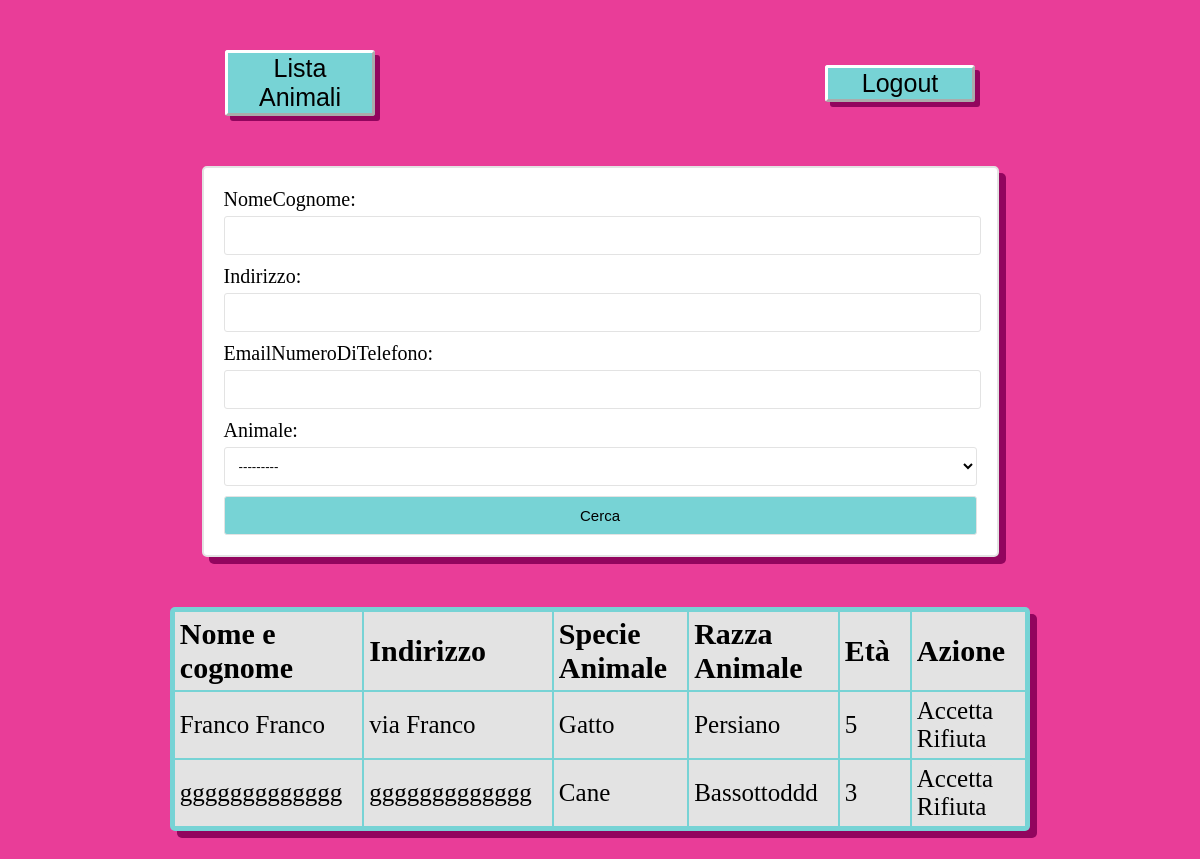
Page /home_amministratore/ (signed in) on the earlier database version.
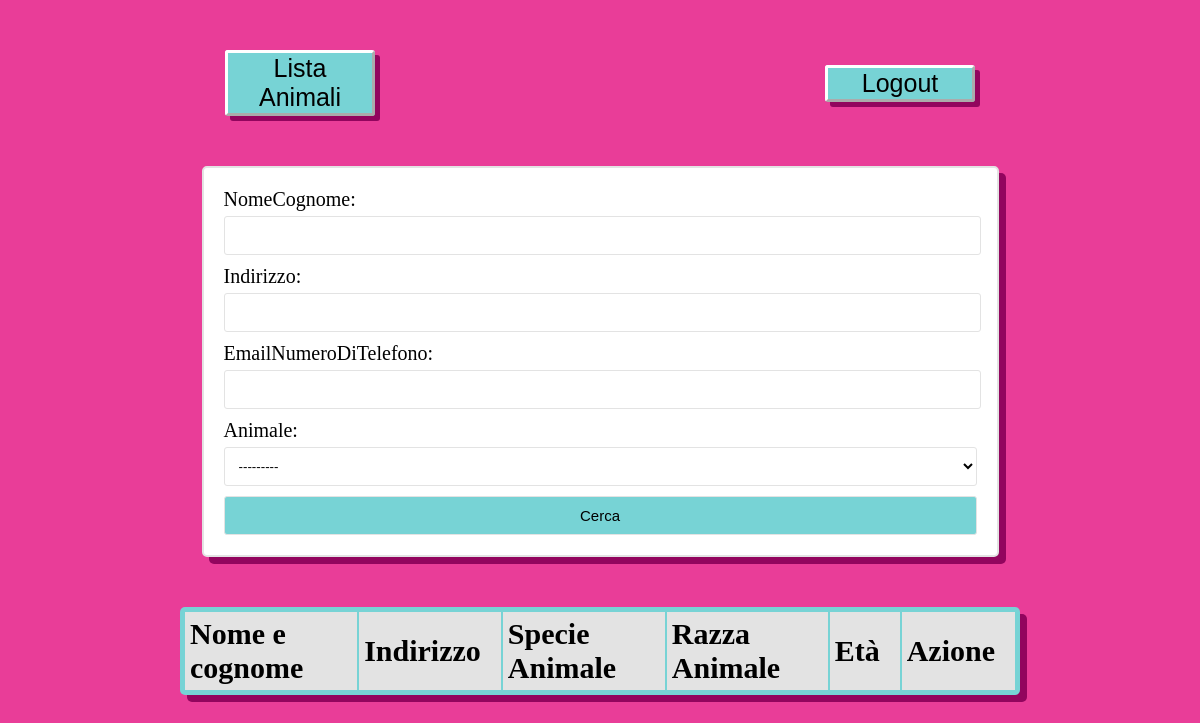
Same page on the later database version.
### adozione/models.py (models this page shows, shortened)
class RichiestaAdozione(models.Model):
    ID_richiestaAdozione = models.AutoField(primary_key=True)
    utente = models.ForeignKey(User, on_delete=models.PROTECT, null=True, default=0)
    animale = models.ForeignKey(Animale, on_delete=models.CASCADE, null=True, default=1)
    nomeCognome = models.CharField(max_length=320)
    indirizzo = models.CharField(max_length= 400)
    emailNumeroDiTelefono = models.CharField(max_length= 500)
    richiesta = models.CharField(max_length= 400, null=False, default="in attesa")

class Animale(models.Model):
    ID_animale = models.AutoField(primary_key=True)
    specie = models.CharField(max_length=100)
    razza = models.CharField(max_length=50)
    età = models.IntegerField(default=0)
    descrizione = models.CharField(max_length=400)
    def __str__(self):
        return str(self.ID_animale)

### adozione/views.py (the view)
# urls.py: path("home_amministratore/", views.home_amministratore, name="home_amministratore"),
@user_passes_test(lambda u: u.is_superuser, login_url='home')
def home_amministratore(request):
    richieste = RichiestaAdozione.objects.all()
    myFilter = RichesteFilter(request.GET, queryset=richieste)
    richieste = myFilter.qs
    logger.debug("homeAmmm")
    context = {'richieste':richieste, 'myFilter': myFilter}
    return render(request,'home_amministratore.html',context)

### adozione/templates/home_amministratore.html (shortened to what this page needs)
{% load static %}
<!DOCTYPE html>
<html>
    <head>
        <link rel="stylesheet" type="text/css" href="{% static 'styles.css' %}">
    </head>
    <body>
        <div class="navbar">
            <a class="button_link" href="{% url 'lista_animaliAmministratore' %}">
                <button class="pulsante" >Lista Animali</button>
            </a>
            <a class="button_link" href="{% url 'logout' %}">
                <button class="pulsante" >Logout</button>
            </a>
        </div>
        <form id= "form_ricerca" method="get">
            {{myFilter.form}}
            <button class="btn btn-primary" type="submit"> Cerca </button>
        </form>
        <table>
            <thead>
                <th>Nome e cognome</th>
                <th>Indirizzo</th>
                <th>Specie Animale</th>
                <th>Razza Animale</th>
                <th>Età</th>
                <th>Azione</th>
            </thead>
            <tbody>
                {% for richiesta in richieste %}
                <tr id={{richiesta.ID_richiestaAdozione}}>
                    <td>{{ richiesta.nomeCognome }}</td>
                    <td>{{ richiesta.indirizzo }}</td>
                    <td> {{richiesta.animale.specie}}</td>
                    <td> {{richiesta.animale.razza}}</td>
                    <td> {{richiesta.animale.età}}</td>
                    <td>
                        <a href="{% url 'accetta_rifiuta_view' richiesta.ID_richiestaAdozione 'true' %}" class="pulsante pulsante_tabella">Accetta</a>
                        <a href="{% url 'accetta_rifiuta_view' richiesta.ID_richiestaAdozione 'false' %}" class="pulsante pulsante_tabella">Rifiuta</a>
                    </td>
                </tr>
                {% endfor %}
            </tbody>
        </table>
    </body>
</html>

Differences in the rows shown:
removed RichiestaAdozione: nomeCognome "Franco Franco", indirizzo "via Franco", animale.specie "Gatto", animale.razza "Persiano", animale.età "5"
removed RichiestaAdozione: nomeCognome "ggggggggggggg", indirizzo "ggggggggggggg", animale.specie "Cane", animale.razza "Bassottoddd", animale.età "3"
